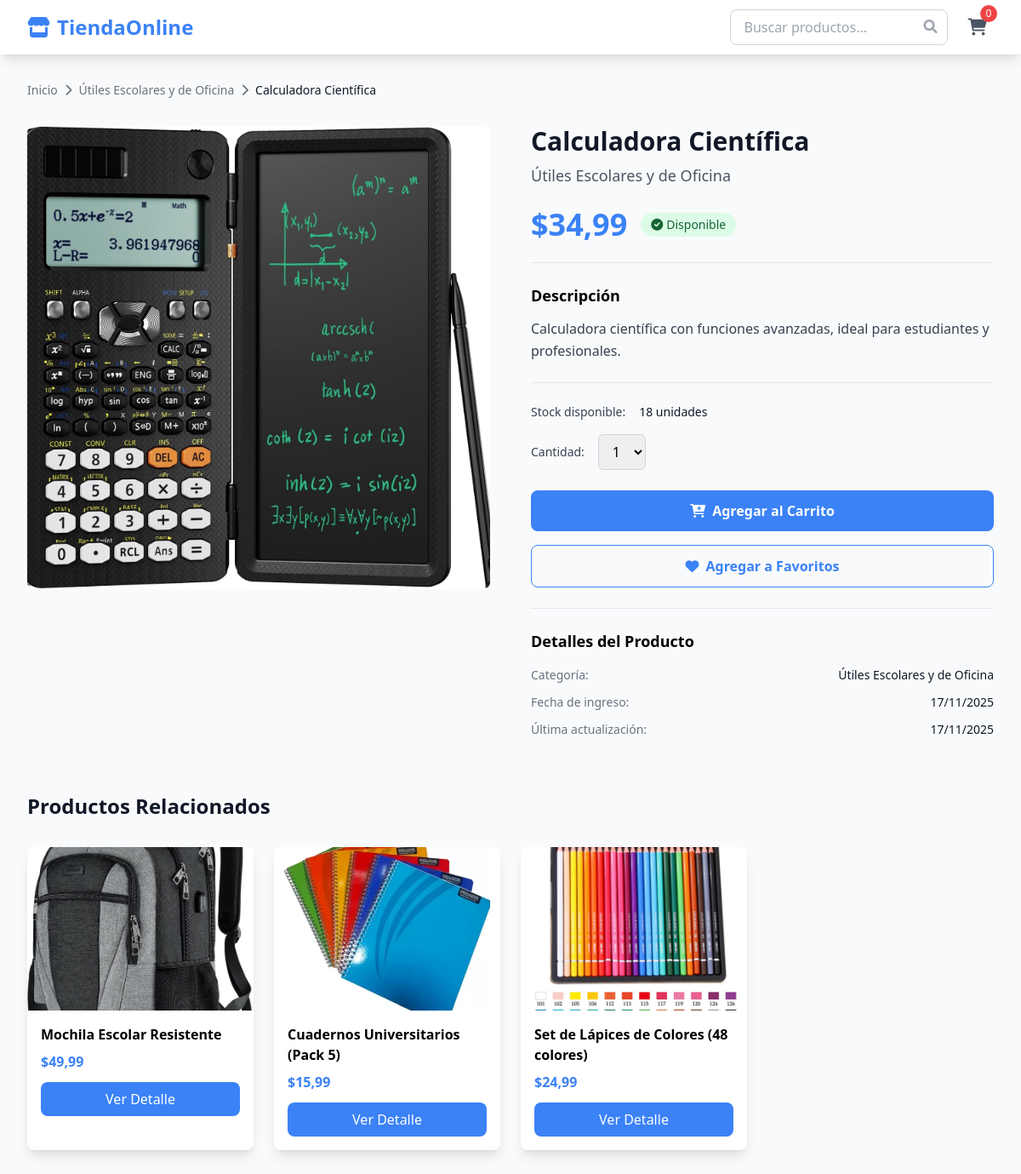
The app's page /api/producto/18/ with its own data.
### tienda/models.py (models this page shows, shortened)
class Producto(models.Model):
    nombre = models.CharField(max_length=200)
    descripcion = models.TextField()
    precio = models.DecimalField(max_digits=10, decimal_places=2)
    categoria = models.ForeignKey(Categoria, on_delete=models.CASCADE, related_name='productos')
    imagen = models.ImageField(upload_to='productos/', blank=True, null=True)
    stock = models.PositiveIntegerField(default=0)
    activo = models.BooleanField(default=True)
    fecha_creacion = models.DateTimeField(auto_now_add=True)
    fecha_actualizacion = models.DateTimeField(auto_now=True)
    class Meta:
        verbose_name = 'Producto'
        verbose_name_plural = 'Productos'
        ordering = ['-fecha_creacion']
    @property
    def disponible(self):
        return self.activo and self.stock > 0

class Categoria(models.Model):
    nombre = models.CharField(max_length=100)
    descripcion = models.TextField(blank=True)
    imagen = models.ImageField(upload_to='categorias/', blank=True, null=True)
    activa = models.BooleanField(default=True)
    fecha_creacion = models.DateTimeField(auto_now_add=True)
    class Meta:
        verbose_name = 'Categoría'
        verbose_name_plural = 'Categorías'

### tienda/views.py (the view)
# urls.py: path('producto/<int:producto_id>/', views.detalle_producto, name='detalle_producto'),
def detalle_producto(request, producto_id):
    producto = get_object_or_404(Producto, id=producto_id, activo=True)
    productos_relacionados = Producto.objects.filter(
        categoria=producto.categoria,
        activo=True
    ).exclude(id=producto.id)[:4]
    context = {
        'producto': producto,
        'productos_relacionados': productos_relacionados,
        'titulo': f'{producto.nombre} - Detalle'
    }
    return render(request, 'tienda/detalle_producto.html', context)

### templates/tienda/detalle_producto.html
{% extends 'base.html' %}
{% block content %}
<div class="max-w-7xl mx-auto px-4 sm:px-6 lg:px-8 py-8">
    <nav class="mb-8">
        <ol class="flex items-center space-x-2 text-sm text-gray-500">
            <li><a href="{% url 'tienda:home' %}" class="hover:text-primary">Inicio</a></li>
            <li><i class="fas fa-chevron-right"></i></li>
            <li><a href="#" class="hover:text-primary">{{ producto.categoria.nombre }}</a></li>
            <li><i class="fas fa-chevron-right"></i></li>
            <li class="text-gray-900">{{ producto.nombre }}</li>
        </ol>
    </nav>
    <div class="grid grid-cols-1 lg:grid-cols-2 gap-12">
        <div class="space-y-4">
            <div class="aspect-square bg-gray-100 rounded-lg overflow-hidden">
                {% if producto.imagen %}
                <img src="{{ producto.imagen.url }}" alt="{{ producto.nombre }}"
                     class="w-full h-full object-cover">
                {% else %}
                <div class="w-full h-full flex items-center justify-center bg-gradient-to-br from-gray-200 to-gray-300">
                    <i class="fas fa-image text-gray-400 text-6xl"></i>
                </div>
                {% endif %}
            </div>
        </div>
        <div class="space-y-6">
            <div>
                <h1 class="text-3xl font-bold text-gray-900 mb-2">{{ producto.nombre }}</h1>
                <p class="text-lg text-gray-600">{{ producto.categoria.nombre }}</p>
            </div>
            <div class="flex items-center space-x-4">
                <span class="text-4xl font-bold text-primary">${{ producto.precio }}</span>
                {% if producto.disponible %}
                <span class="bg-green-100 text-green-800 px-3 py-1 rounded-full text-sm font-medium">
                    <i class="fas fa-check-circle mr-1"></i>Disponible
                </span>
                {% else %}
                <span class="bg-red-100 text-red-800 px-3 py-1 rounded-full text-sm font-medium">
                    <i class="fas fa-times-circle mr-1"></i>Agotado
                </span>
                {% endif %}
            </div>
            <div class="border-t border-b border-gray-200 py-6">
                <h3 class="text-lg font-semibold mb-3">Descripción</h3>
                <p class="text-gray-700 leading-relaxed">{{ producto.descripcion }}</p>
            </div>
            <div class="space-y-4">
                <div class="flex items-center space-x-4">
                    <span class="text-sm font-medium text-gray-700">Stock disponible:</span>
                    <span class="text-sm text-gray-900">{{ producto.stock }} unidades</span>
                </div>
                <div class="flex items-center space-x-4">
                    <label for="quantity" class="text-sm font-medium text-gray-700">Cantidad:</label>
                    <select id="quantity" class="border border-gray-300 rounded-md px-3 py-2 focus:ring-2 focus:ring-primary focus:border-transparent">
                        {% for i in "12345"|make_list %}
                        <option value="{{ forloop.counter }}">{{ forloop.counter }}</option>
                        {% endfor %}
                    </select>
                </div>
            </div>
            <div class="space-y-4">
                {% if producto.disponible %}
                <button onclick="addToCart({{ producto.id }}, '{{ producto.nombre|escapejs }}', {{ producto.precio }}, '{% if producto.imagen %}{{ producto.imagen.url }}{% endif %}')"
                        class="w-full bg-primary text-white py-3 px-6 rounded-lg font-semibold hover:bg-secondary transition-colors">
                    <i class="fas fa-cart-plus mr-2"></i>Agregar al Carrito
                </button>
                {% else %}
                <button disabled class="w-full bg-gray-300 text-gray-500 py-3 px-6 rounded-lg font-semibold cursor-not-allowed">
                    <i class="fas fa-times mr-2"></i>Producto Agotado
                </button>
                {% endif %}
                <button class="w-full border border-primary text-primary py-3 px-6 rounded-lg font-semibold hover:bg-primary hover:text-white transition-colors">
                    <i class="fas fa-heart mr-2"></i>Agregar a Favoritos
                </button>
            </div>
            <div class="border-t border-gray-200 pt-6">
                <h3 class="text-lg font-semibold mb-4">Detalles del Producto</h3>
                <dl class="space-y-3">
                    <div class="flex justify-between">
                        <dt class="text-sm font-medium text-gray-500">Categoría:</dt>
                        <dd class="text-sm text-gray-900">{{ producto.categoria.nombre }}</dd>
                    </div>
                    <div class="flex justify-between">
                        <dt class="text-sm font-medium text-gray-500">Fecha de ingreso:</dt>
                        <dd class="text-sm text-gray-900">{{ producto.fecha_creacion|date:"d/m/Y" }}</dd>
                    </div>
                    <div class="flex justify-between">
                        <dt class="text-sm font-medium text-gray-500">Última actualización:</dt>
                        <dd class="text-sm text-gray-900">{{ producto.fecha_actualizacion|date:"d/m/Y" }}</dd>
                    </div>
                </dl>
            </div>
        </div>
    </div>
    {% if productos_relacionados %}
    <div class="mt-16">
        <h2 class="text-2xl font-bold text-gray-900 mb-8">Productos Relacionados</h2>
        <div class="grid grid-cols-1 sm:grid-cols-2 lg:grid-cols-4 gap-6">
            {% for producto_rel in productos_relacionados %}
            <div class="bg-white rounded-lg shadow-lg overflow-hidden hover:shadow-xl transition-shadow">
                {% if producto_rel.imagen %}
                <img src="{{ producto_rel.imagen.url }}" alt="{{ producto_rel.nombre }}" class="w-full h-48 object-cover">
                {% else %}
                <div class="w-full h-48 bg-gradient-to-br from-gray-200 to-gray-300 flex items-center justify-center">
                    <i class="fas fa-image text-gray-400 text-3xl"></i>
                </div>
                {% endif %}
                <div class="p-4">
                    <h3 class="font-semibold mb-2">{{ producto_rel.nombre }}</h3>
                    <p class="text-primary font-bold">${{ producto_rel.precio }}</p>
                    <a href="{% url 'tienda:detalle_producto' producto_rel.id %}"
                       class="mt-3 block text-center bg-primary text-white py-2 rounded-lg hover:bg-secondary transition-colors">
                        Ver Detalle
                    </a>
                </div>
            </div>
            {% endfor %}
        </div>
    </div>
    {% endif %}
</div>
{% endblock %}

### records on screen
Producto: categoria.nombre "Útiles Escolares y de Oficina", nombre "Calculadora Científica", imagen (picture), precio "34,99", descripcion "Calculadora científica con funciones avanzadas, ideal para estudiantes y profesionales.", stock "18", fecha_creacion "17/11/2025", fecha_actualizacion "17/11/2025"
Producto: imagen (picture), nombre "Mochila Escolar Resistente", precio "49,99"
Producto: imagen (picture), nombre "Cuadernos Universitarios (Pack 5)", precio "15,99"
Producto: imagen (picture), nombre "Set de Lápices de Colores (48 colores)", precio "24,99"

### other values on screen
form field value "1"
